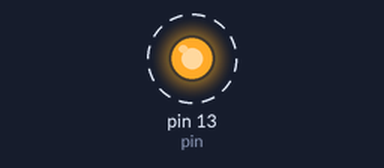
Bench run of a sketch on a simulated Arduino Uno, built with avr-gcc and run on an emulated ATmega328P. Shown: output pins drawn as LEDs (lit = HIGH). Dashed ring = blinking. What the sketch prints to the serial monitor is not drawn.

Above: at 0.5 s.
Timing chart, 0 to 4.6 s (numbered marks = the images above):
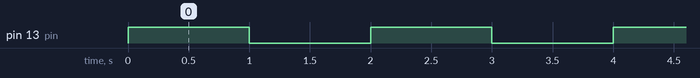

Measured:
- by itself, pin 13 (pin): alternates HIGH for 1.0 s and LOW for 1.0 s

The sketch:

ard_led.ino
```cpp
int pin = 13;
void setup()
{
  pinMode(pin, OUTPUT);
  Serial.begin(9600);
}

void loop() {
  Serial.println("LED is ON");
  digitalWrite(pin, HIGH);
  delay(1000);
  Serial.println("LED is OFF");
  digitalWrite(pin, LOW);
  delay(1000);
}
```
